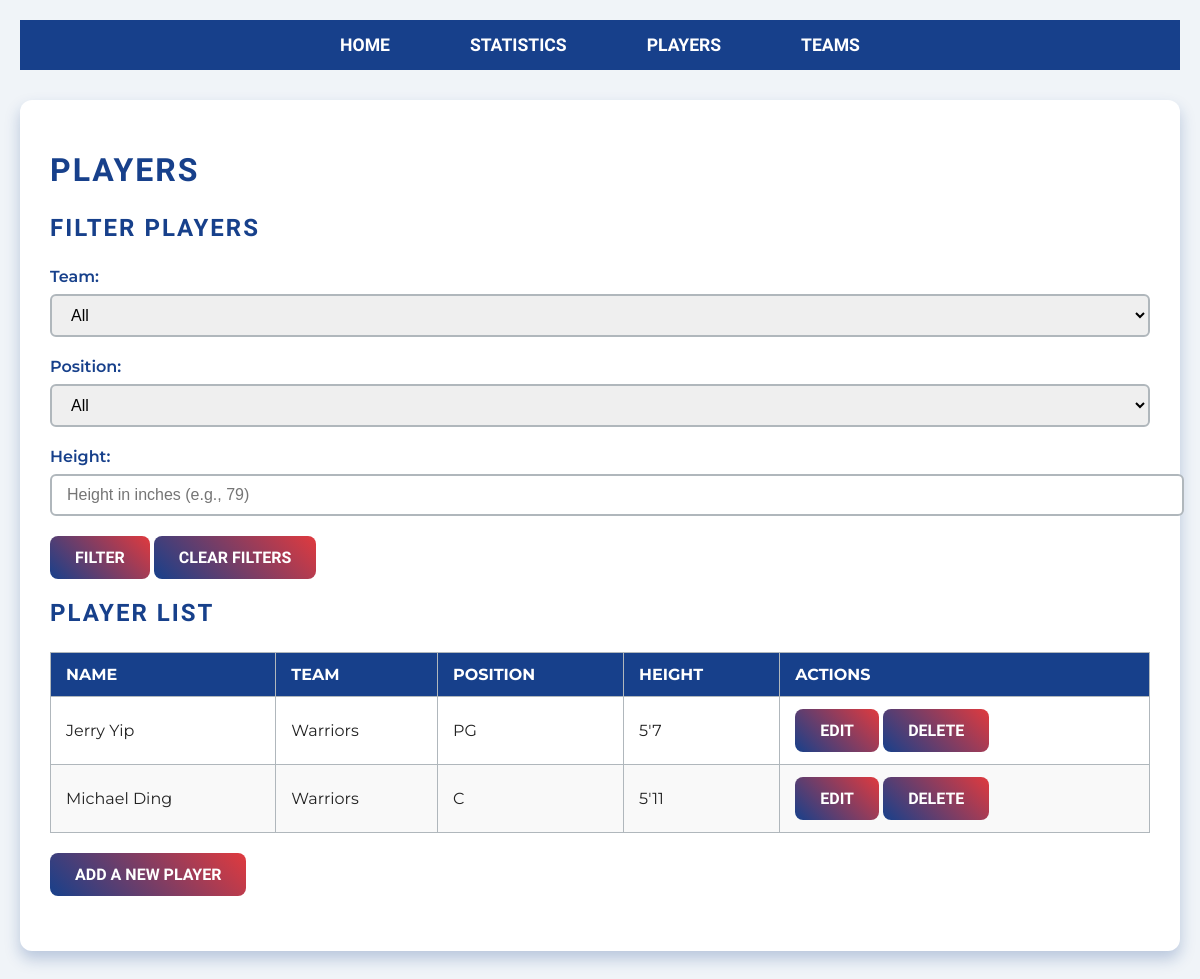
Before: /players with the older database file.
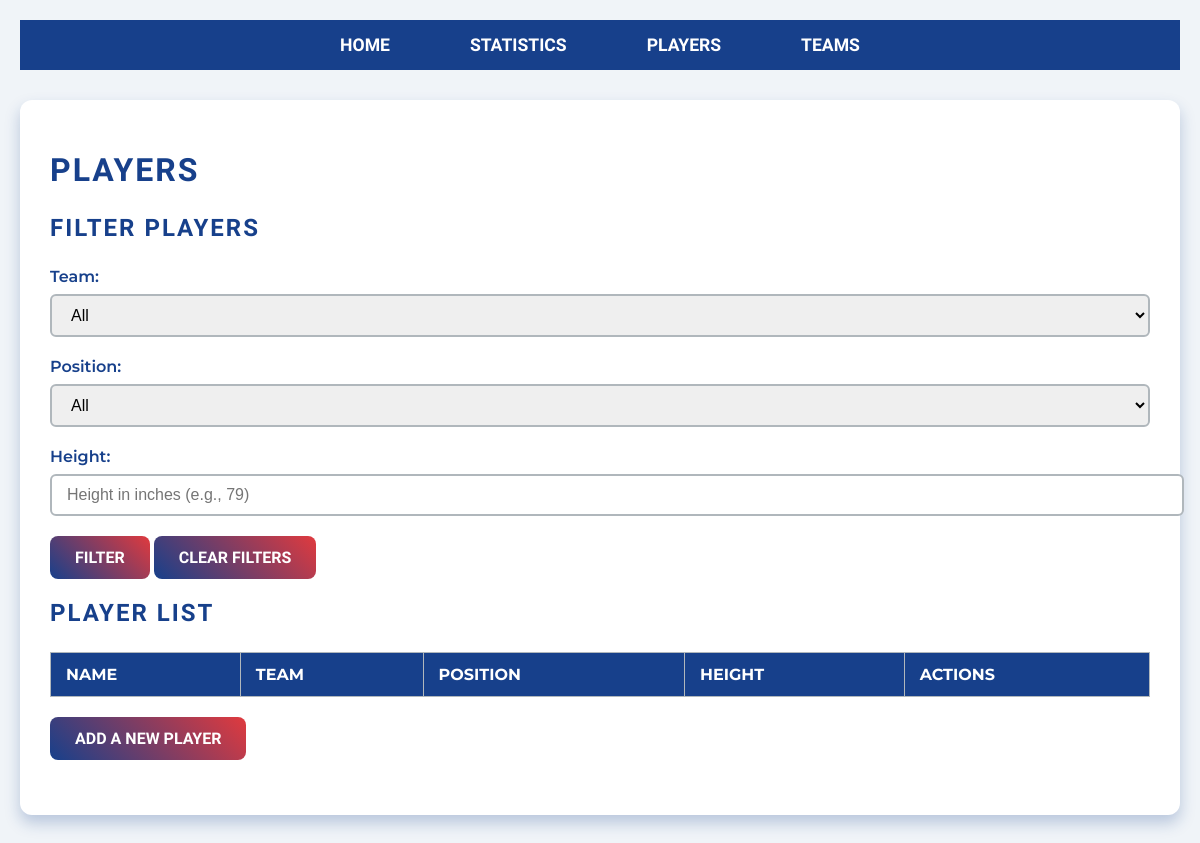
After: the same page with the newer database file.
### app.py (models this page shows)
class Player(db.Model):
    player_id = db.Column(db.Integer, primary_key=True)
    name = db.Column(db.String(100), nullable=False)
    team_name = db.Column(db.String, db.ForeignKey('team.team_name'), nullable=False, index=True)
    position = db.Column(db.String(50), index=True)
    height = db.Column(db.Float)  # Store height as float (in inches)
    __table_args__ = (
        db.Index('ix_player_team_name', 'team_name'),  # Add explicit index for team_name
        db.Index('ix_player_position', 'position')    # Add explicit index for position
    )

### app.py (the view)
@app.route('/players', methods=['GET', 'POST'])
def players():
    action = request.args.get('action')
    if action == 'clear':
        team_filter = ''
        position_filter = ''
        height_filter = ''
    else:
        team_filter = request.args.get('team', '')
        position_filter = request.args.get('position', '')
        height_filter = request.args.get('height', '')
    query = text("""
        SELECT * FROM player
        WHERE (:team_filter IS NULL OR team_name = :team_filter)
        AND (:position_filter IS NULL OR position = :position_filter)
        AND (:height_filter IS NULL OR height = :height_filter)
    """)
    result = db.session.execute(query, {
        'team_filter': team_filter if team_filter else None,
        'position_filter': position_filter if position_filter else None,
        'height_filter': float(height_filter) if height_filter else None
    })
    players = result.fetchall()
    teams = db.session.query(Team.team_name).all()
    positions = db.session.query(Player.position).distinct().all()
    return render_template(
        'players.html',
        players=players,
        teams=teams,
        positions=positions,
        team_filter=team_filter,
        position_filter=position_filter,
        height_filter=height_filter
    )

### templates/players.html (shortened to what this page needs)
<!DOCTYPE html>
<html lang="en">
  <head>
    <link
      rel="stylesheet"
      href="{{ url_for('static', filename='css/styles.css') }}"
    />
  </head>
  <body>
    <header>
      <nav>
        <ul>
          <li><a href="/">Home</a></li>
          <li><a href="/statistics">Statistics</a></li>
          <li><a href="/players">Players</a></li>
          <li><a href="/teams">Teams</a></li>
        </ul>
      </nav>
    </header>
    <main>
      <h1>Players</h1>
      <section id="filter-players">
        <h2>Filter Players</h2>
        <form method="GET" action="{{ url_for('players') }}">
          <label for="team">Team:</label>
          <select name="team" id="team">
            <option value="">All</option>
          </select>
          <label for="position">Position:</label>
          <select name="position" id="position">
            <option value="">All</option>
          </select>
          <label for="height">Height:</label>
          <input type="text" id="height" name="height" value="{{ height_filter }}" placeholder="Height in inches (e.g., 79)" />
          <button type="submit" name="action" value="filter">Filter</button>
          <button type="submit" name="action" value="clear">Clear Filters</button>
        </form>
      </section>
      <h2>Player List</h2>
      <table>
        <thead>
          <tr>
            <th>Name</th>
            <th>Team</th>
            <th>Position</th>
            <th>Height</th>
            <th>Actions</th>
          </tr>
        </thead>
        <tbody>
          {% for player in players %}
            <tr>
              <td>{{ player.name }}</td>
              <td>{{ player.team_name }}</td>
              <td>{{ player.position }}</td>
              <td>{{ player.height }}</td>
              <td>
                <form action="{{ url_for('edit_player', player_id=player.player_id) }}" method="GET" style="display:inline;">
                  <button type="submit">Edit</button>
                </form>
                <form action="{{ url_for('delete_player', player_id=player.player_id) }}" method="POST" style="display:inline;">
                  <button type="submit">Delete</button>
                </form>
              </td>
            </tr>
          {% endfor %}
        </tbody>
      </table>
      <section id="add-player">
        <h2><a href="{{ url_for('add_player') }}"><button type="button">Add a New Player</button></a></h2>
      </section>
    </main>
  </body>
</html>

Changed rows visible on the page:
removed Player: name "Jerry Yip", team_name "Warriors", position "PG", height "5'7"
removed Player: name "Michael Ding", team_name "Warriors", position "C", height "5'11"
